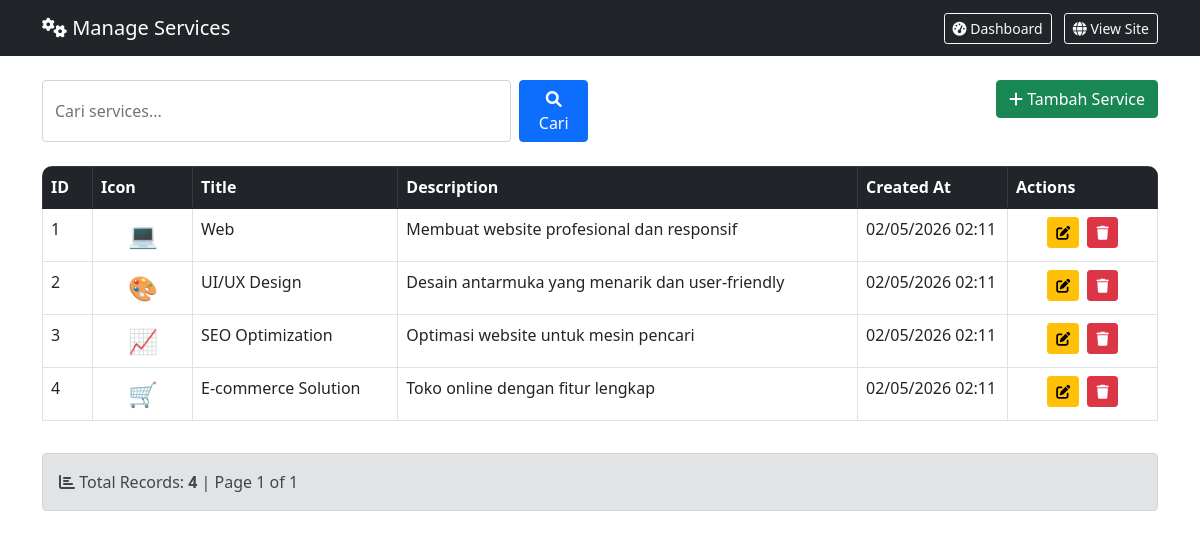
Screenshot of /admin/crud_services.php (signed in) with the database file from the repository.
### tables this page shows
CREATE TABLE services (
  id int NOT NULL,
  title varchar(100) NOT NULL,
  description text,
  icon varchar(50) DEFAULT NULL,
  created_at timestamp NULL DEFAULT CURRENT_TIMESTAMP
);

### admin/crud_services.php (the view, shortened to what this page needs)
<?php
require_once '../config/database.php';
$isAdmin = ($_SESSION['role'] == 'admin');
$items_per_page = 10;
$current_page = isset($_GET['page']) ? (int)$_GET['page'] : 1;
$offset = ($current_page - 1) * $items_per_page;
$search = isset($_GET['search']) ? $_GET['search'] : '';
if(!empty($search)) {
    $count_sql = "SELECT COUNT(*) FROM services WHERE title LIKE ? OR description LIKE ?";
    $stmt = $pdo->prepare($count_sql);
    $stmt->execute(["%$search%", "%$search%"]);
    $total_records = $stmt->fetchColumn();
    $sql = "SELECT * FROM services WHERE title LIKE ? OR description LIKE ? ORDER BY created_at DESC LIMIT $items_per_page OFFSET $offset";
    $stmt = $pdo->prepare($sql);
    $stmt->execute(["%$search%", "%$search%"]);
    $services = $stmt->fetchAll();
} else {
    $stmt = $pdo->query("SELECT COUNT(*) FROM services");
    $total_records = $stmt->fetchColumn();
    $sql = "SELECT * FROM services ORDER BY created_at DESC LIMIT $items_per_page OFFSET $offset";
    $stmt = $pdo->query($sql);
    $services = $stmt->fetchAll();
}
$total_pages = ceil($total_records / $items_per_page);
?>
<!DOCTYPE html>
<html lang="id">
<head>
    <link href="https://cdn.jsdelivr.net/npm/bootstrap@5.1.3/dist/css/bootstrap.min.css" rel="stylesheet">
    <link rel="stylesheet" href="https://cdnjs.cloudflare.com/ajax/libs/font-awesome/6.0.0/css/all.min.css">
</head>
<body>
    <nav class="navbar navbar-dark bg-dark">
        <div class="container">
            <span class="navbar-brand">
                <i class="fas fa-cogs"></i> Manage Services
            </span>
            <div>
                <a href="dashboard.php" class="btn btn-outline-light btn-sm me-2">
                    <i class="fas fa-tachometer-alt"></i> Dashboard
                </a>
                <a href="../index.php" class="btn btn-outline-light btn-sm">
                    <i class="fas fa-globe"></i> View Site
                </a>
            </div>
        </div>
    </nav>
    <div class="container mt-4">
        <div class="row mb-4">
            <div class="col-md-6">
                <form method="GET" class="d-flex">
                    <input type="text" name="search" class="form-control me-2"
                        placeholder="Cari services..." value="<?php echo htmlspecialchars($search); ?>">
                    <button type="submit" class="btn btn-primary">
                        <i class="fas fa-search"></i> Cari
                    </button>
                </form>
            </div>
            <div class="col-md-6 text-end">
                <?php if($isAdmin): ?>
                    <button class="btn btn-success" data-bs-toggle="modal" data-bs-target="#addModal">
                        <i class="fas fa-plus"></i> Tambah Service
                    </button>
                <?php else: ?>
                    <div class="alert alert-info mb-0">
                        <i class="fas fa-info-circle"></i> Mode Read Only - Anda hanya bisa melihat data
                    </div>
                <?php endif; ?>
            </div>
        </div>
        <div class="table-responsive">
            <table class="table table-bordered table-hover">
                <thead class="table-dark">
                    <tr>
                        <th width="50">ID</th>
                        <th width="100">Icon</th>
                        <th>Title</th>
                        <th>Description</th>
                        <th width="150">Created At</th>
                        <?php if($isAdmin): ?>
                        <th width="150">Actions</th>
                        <?php endif; ?>
                    </tr>
                </thead>
                <tbody>
                    <?php if(count($services) > 0): ?>
                        <?php foreach($services as $service): ?>
                        <tr>
                            <td><?php echo $service['id']; ?></td>
                            <td class="text-center">
                                <span class="service-icon"><?php echo htmlspecialchars($service['icon']); ?></span>
                            </td>
                            <td><?php echo htmlspecialchars($service['title']); ?></td>
                            <td><?php echo htmlspecialchars($service['description']); ?></td>
                            <td><?php echo date('d/m/Y H:i', strtotime($service['created_at'])); ?></td>
                            <?php if($isAdmin): ?>
                            <td class="text-center">
                                <button class="btn btn-warning btn-sm btn-action"
                                        data-bs-toggle="modal"
                                        data-bs-target="#editModal<?php echo $service['id']; ?>"
                                        title="Edit">
                                    <i class="fas fa-edit"></i>
                                </button>
                                <button class="btn btn-danger btn-sm btn-action"
                                        data-bs-toggle="modal"
                                        data-bs-target="#deleteModal<?php echo $service['id']; ?>"
                                        title="Delete">
                                    <i class="fas fa-trash"></i>
                                </button>
                            </td>
                            <?php endif; ?>
                        </tr>
                        <?php endforeach; ?>
                    <?php endif; ?>
                </tbody>
            </table>
        </div>
        <div class="row mt-3">
            <div class="col-md-12">
                <div class="alert alert-secondary">
                    <i class="fas fa-chart-bar"></i>
                    Total Records: <strong><?php echo $total_records; ?></strong> |
                    Page <?php echo $current_page; ?> of <?php echo $total_pages; ?>
                </div>
            </div>
        </div>
    </div>
</body>
</html>

### admin/crud_services.php (style rules this page uses)
.service-icon { font-size: 24px; }
.table-responsive { border-radius: 10px; overflow: hidden; }
.btn-action { margin: 0 2px; }

### rows the page displays
services: id "1", icon "💻", title "Web", description "Membuat website profesional dan responsif", created_at "02/05/2026 02:11"
services: id "2", icon "🎨", title "UI/UX Design", description "Desain antarmuka yang menarik dan user-friendly", created_at "02/05/2026 02:11"
services: id "3", icon "📈", title "SEO Optimization", description "Optimasi website untuk mesin pencari", created_at "02/05/2026 02:11"
services: id "4", icon "🛒", title "E-commerce Solution", description "Toko online dengan fitur lengkap", created_at "02/05/2026 02:11"

### other values shown
$total_records "4"
$current_page "1"
$total_pages "1"
